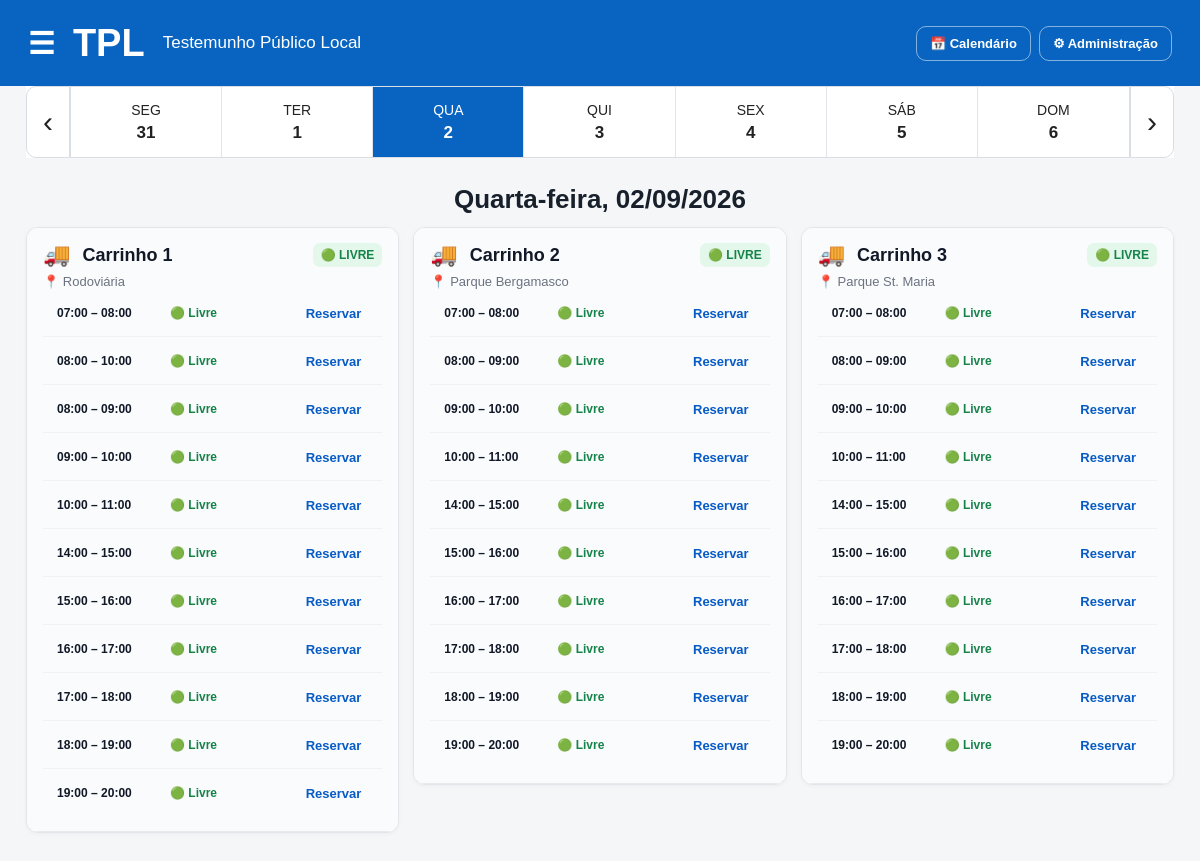
/?data=2026-09-02, run on the app's committed database.
### app/models.py (models this page shows)
class Carrinho(db.Model):
    id = db.Column(
        db.Integer,
        primary_key=True
    )
    nome = db.Column(
        db.String(50),
        nullable=False
    )
    ativo = db.Column(
        db.Boolean,
        default=True
    )

class Local(db.Model):
    id = db.Column(
        db.Integer,
        primary_key=True
    )
    nome = db.Column(
        db.String(100),
        nullable=False
    )
    ativo = db.Column(
        db.Boolean,
        default=True
    )

class Programacao(db.Model):
    id = db.Column(
        db.Integer,
        primary_key=True
    )
    data = db.Column(
        db.Date,
        nullable=False
    )
    hora_inicio = db.Column(
        db.Time,
        nullable=False
    )
    hora_fim = db.Column(
        db.Time,
        nullable=False
    )
    carrinho_id = db.Column(
        db.Integer,
        db.ForeignKey("carrinho.id"),
        nullable=False
    )
    local_id = db.Column(
        db.Integer,
        db.ForeignKey("local.id"),
        nullable=False
    )
    quantidade_maxima = db.Column(
        db.Integer,
        default=3
    )
    carrinho = db.relationship(
        "Carrinho"
    )
    local = db.relationship(
        "Local"
    )

### app/routes.py (the view)
@routes.route("/")
def agenda():
    data_parametro = request.args.get("data")
    if data_parametro:
        data_selecionada = date.fromisoformat(
            data_parametro
        )
    else:
        data_selecionada = date.today()
    garantir_programacao_do_dia(data_selecionada)
    segunda = data_selecionada - timedelta(
        days=data_selecionada.weekday()
    )
    nomes_dias = [
        "SEG",
        "TER",
        "QUA",
        "QUI",
        "SEX",
        "SÁB",
        "DOM"
    ]
    dias_semana = []
    for i in range(7):
        dia = segunda + timedelta(days=i)
        dias_semana.append({
            "data": dia,
            "nome": nomes_dias[i]
        })
    programacoes = Programacao.query.filter_by(
        data=data_selecionada
    ).order_by(
        Programacao.carrinho_id,
        Programacao.hora_inicio
    ).all()
    carrinhos = {}
    for programacao in programacoes:
        numero = programacao.carrinho_id
        if numero not in carrinhos:
            carrinhos[numero] = {
                "carrinho": programacao.carrinho,
                "local": programacao.local,
                "horarios": []
            }
    for numero, item in carrinhos.items():
        programacoes_carrinho = [
            p for p in programacoes
            if p.carrinho_id == numero
        ]
        for programacao in programacoes_carrinho:
            reservas = Reserva.query.filter(
                Reserva.ativo == True,
                Reserva.carrinho_id == programacao.carrinho_id,
                Reserva.hora_inicio < programacao.hora_fim,
                Reserva.hora_fim > programacao.hora_inicio,
                db.or_(
                    Reserva.data_inicio == programacao.data,
                    db.and_(
                        Reserva.tipo == "FIXA",
                        Reserva.dia_semana == programacao.data.weekday(),
                        Reserva.data_inicio <= programacao.data
                    )
                )
            ).all()
            nomes = []
            for reserva in reservas:
                nomes.extend(
                    pessoas_da_reserva(reserva)
                )
            total = len(nomes)
            vagas = max(
                programacao.quantidade_maxima
                - total,
                0
            )
            programacoes_mesmo_horario = Programacao.query.filter(
                Programacao.data
                == programacao.data,
                Programacao.hora_inicio
                < programacao.hora_fim,
                Programacao.hora_fim
                > programacao.hora_inicio
            ).all()
            carrinhos_disponiveis = 0
            for outra in programacoes_mesmo_horario:
                reservas_outra = Reserva.query.filter(
                    Reserva.data_inicio
                    == outra.data,
                    Reserva.carrinho_id
                    == outra.carrinho_id,
                    Reserva.ativo
                    == True,
                    Reserva.hora_inicio
                    < outra.hora_fim,
                    Reserva.hora_fim
                    > outra.hora_inicio
                ).all()
                total_outra = 0
                for reserva in reservas_outra:
                    total_outra += 1
                    total_outra += len(
                        reserva.participantes
                    )
                if total_outra < outra.quantidade_maxima:
                    carrinhos_disponiveis += 1
            item["horarios"].append({
                "programacao": programacao,
                "nomes": nomes,
                "total": total,
                "vagas": vagas,
                "reservas": reservas,
                "reserva": (
                    reservas[0]
                    if reservas
                    else None
                ),
                "carrinhos_disponiveis":
                    carrinhos_disponiveis
            })
    carrinhos_lista = list(
        carrinhos.values()
    )
    reservas_calendario = Reserva.query.filter(
        Reserva.ativo == True
    ).all()
    dados_calendario = []
    for reserva in reservas_calendario:
        dados_calendario.append({
            "id": reserva.id,
            "tipo": reserva.tipo,
            "data_inicio": reserva.data_inicio.isoformat(),
            "dia_semana": reserva.dia_semana,
            "hora_inicio": reserva.hora_inicio.strftime("%H:%M"),
            "hora_fim": reserva.hora_fim.strftime("%H:%M"),
            "carrinho": reserva.carrinho.nome,
            "local": reserva.local.nome,
            "responsavel": reserva.nome_principal,
            "participantes": [
                participante.nome
                for participante in reserva.participantes
            ]
        })
    return render_template(
        "agenda.html",
        carrinhos=carrinhos_lista,
        dias_semana=dias_semana,
        data_selecionada=data_selecionada,
        segunda=segunda,
        timedelta=timedelta,
        reservas_calendario=dados_calendario
    )

### app/routes.py (called while the page is built, shortened)
def garantir_programacao_do_dia(data):
    dia_semana = data.weekday()
    programacoes_semanais = (
        ProgramacaoSemanal.query
        .filter_by(dia_semana=dia_semana)
        .order_by(
            ProgramacaoSemanal.carrinho_id,
            ProgramacaoSemanal.hora_inicio
        )
        .all()
    )
    criadas = 0
    for semanal in programacoes_semanais:
        existe = Programacao.query.filter_by(
            data=data,
            hora_inicio=semanal.hora_inicio,
            hora_fim=semanal.hora_fim,
            carrinho_id=semanal.carrinho_id
        ).first()
        if existe:
            continue
    if criadas:
        db.session.commit()

### app/templates/agenda.html (shortened to what this page needs)
<!DOCTYPE html>
<html lang="pt-BR">
<head>
    <link rel="stylesheet"
          href="{{ url_for('static', filename='css/style.css') }}">
</head>
<body>
<div class="app">
    <header class="topo-novo">
        <div class="topo-esquerda">
            <button
                class="menu-botao"
                type="button"
            >
                ☰
            </button>
            <div class="logo-tpl">
                TPL
            </div>
            <div class="subtitulo-tpl">
                Testemunho Público Local
            </div>
        </div>
<div class="botoes-topo">
    <button
        type="button"
        class="btn-calendario-topo"
        onclick="abrirCalendarioInicial()"
    >
        📅 Calendário
    </button>
    <a
        href="{{ url_for('routes.admin') }}"
        class="btn-admin"
    >
        ⚙ Administração
    </a>
</div>
    </header>
    <section class="dias-com-setas">
        <a
            class="seta-dia"
            href="{{ url_for(
                'routes.agenda',
                data=(segunda - timedelta(days=1)).isoformat()
            ) }}"
        >
            ‹
        </a>
        <div class="dias-novo">
            {% for dia in dias_semana %}
                <a
                    href="{{ url_for(
                        'routes.agenda',
                        data=dia.data.isoformat()
                    ) }}"
                    class="
                        dia-novo
                        {% if dia.data == data_selecionada %}
                            dia-ativo
                        {% endif %}
                    "
                >
                    <span>
                        {{ dia.nome }}
                    </span>
                    <strong>
                        {{ dia.data.day }}
                    </strong>
                </a>
            {% endfor %}
        </div>
        <a
            class="seta-dia"
            href="{{ url_for(
                'routes.agenda',
                data=(segunda + timedelta(days=7)).isoformat()
            ) }}"
        >
            ›
        </a>
    </section>
    <main class="conteudo-novo">
        <div class="titulo-dia-novo">
            <h2>
                {% set nomes_completos = {
                    0: "Segunda-feira",
                    1: "Terça-feira",
                    2: "Quarta-feira",
                    3: "Quinta-feira",
                    4: "Sexta-feira",
                    5: "Sábado",
                    6: "Domingo"
                } %}
                {{ nomes_completos[data_selecionada.weekday()] }},
                {{ data_selecionada.strftime('%d/%m/%Y') }}
            </h2>
        </div>
        {% if carrinhos %}
        <div class="grid-carrinhos">
            {% for item in carrinhos %}
            <section class="card-carrinho-novo">
                <div class="cabecalho-card">
                    {% set uso_atual = namespace(uso=None) %}
                    {% for horario_cabecalho in item.horarios %}
                        {% if horario_cabecalho.reserva %}
                            {% for uso in horario_cabecalho.reserva.uso_carrinho %}
                                {% if uso.checkout_em is none %}
                                    {% set uso_atual.uso = uso %}
                                {% endif %}
                            {% endfor %}
                        {% endif %}
                    {% endfor %}
<div class="linha-topo-carrinho">
    <div class="titulo-carrinho">
        <span class="icone-carrinho">
            🚚
        </span>
        <h3>
            {{ item.carrinho.nome }}
        </h3>
    </div>
    {% set uso_atual = namespace(uso=None) %}
    {% for horario_cabecalho in item.horarios %}
        {% if horario_cabecalho.reserva %}
            {% for uso in horario_cabecalho.reserva.uso_carrinho %}
                {% if uso.checkout_em is none %}
                    {% set uso_atual.uso = uso %}
                {% endif %}
            {% endfor %}
        {% endif %}
    {% endfor %}
    <div class="acoes-carrinho">
        {% if uso_atual.uso %}
            <span class="status-carrinho status-uso">
                🔵 EM USO
            </span>
            <form
                method="POST"
                action="{{ url_for(
                    'routes.checkout',
                    reserva_id=uso_atual.uso.reserva_id
                ) }}"
            >
                <button
                    type="submit"
                    class="botao-checkout"
                >
                    CHECK-OUT
                </button>
            </form>
        {% else %}
            <span class="status-carrinho status-livre">
                🟢 LIVRE
            </span>
        {% endif %}
    </div>
</div>
<div class="local-carrinho">
    📍 {{ item.local.nome }}
</div>
                <div class="lista-horarios-novo">
                    {% for horario in item.horarios %}
                    <div class="linha-horario-novo">
                        <div class="hora-nova">
                            {{ horario.programacao.hora_inicio.strftime('%H:%M') }}
                            –
                            {{ horario.programacao.hora_fim.strftime('%H:%M') }}
                        </div>
                        <div class="situacao-nova">
                            {% if horario.total >= horario.programacao.quantidade_maxima %}
                                <span class="ocupado-novo lotado">
                                    🔴 Lotado
                                </span>
                            {% elif horario.total > 0 %}
                                <span class="ocupado-novo reservado">
                                    🟡 Reservado
                                </span>
                            {% else %}
                                <span class="livre-novo">
                                    🟢 Livre
                                </span>
                            {% endif %}
                        </div>
                        <div class="acao-nova">
                            {% if horario.reserva %}
                                <!--
                                Aqui NÃO mostramos novamente
                                "Reservado".
                                O status já aparece na coluna
                                de situação.
                                -->
                                <form
                                    method="POST"
                                    action="{{ url_for(
                                        'routes.excluir_reserva',
                                        reserva_id=horario.reserva.id
                                    ) }}"
                                    onsubmit="return confirm(
                                        'Deseja realmente excluir esta reserva?'
                                    );"
                                >
                                    <button
                                        type="submit"
                                        class="botao-excluir"
                                    >
                                        Excluir
                                    </button>
                                </form>
                            {% else %}
                                <a
                                    class="botao-reservar-horario"
                                    href="{{ url_for(
                                        'routes.participar',
                                        programacao_id=horario.programacao.id
                                    ) }}"
                                >
                                    Reservar
                                </a>
                            {% endif %}
                        </div>
                    </div>
                    {% endfor %}
                </div>
            </section>
            {% endfor %}
        </div>
        {% endif %}
    </main>
</div>
</body>
</html>

### app/templates/agenda.html (style rules this page uses)
.botoes-topo { display: flex; align-items: center; gap: 8px; }
.btn-calendario-topo, .btn-admin { border: 1px solid rgba(255,255,255,0.5); border-radius: 10px; padding: 9px 13px; background: transparent; color: white; font-size: 13px; font-weight: bold; text-decoration: none; cursor: pointer; }

### data on the page
Carrinho: carrinho.nome "Carrinho 1"
Local: local.nome "Rodoviária"
Programacao: programacao.hora_inicio "07:00", programacao.hora_fim "08:00"
Programacao: programacao.hora_inicio "08:00", programacao.hora_fim "10:00"
Programacao: programacao.hora_inicio "08:00", programacao.hora_fim "09:00"
Programacao: programacao.hora_inicio "09:00", programacao.hora_fim "10:00"
Programacao: programacao.hora_inicio "10:00", programacao.hora_fim "11:00"
Programacao: programacao.hora_inicio "14:00", programacao.hora_fim "15:00"
Programacao: programacao.hora_inicio "15:00", programacao.hora_fim "16:00"
Programacao: programacao.hora_inicio "16:00", programacao.hora_fim "17:00"
Programacao: programacao.hora_inicio "17:00", programacao.hora_fim "18:00"
Programacao: programacao.hora_inicio "18:00", programacao.hora_fim "19:00"
Programacao: programacao.hora_inicio "19:00", programacao.hora_fim "20:00"
Carrinho: carrinho.nome "Carrinho 2"
Local: local.nome "Parque Bergamasco"
Programacao: programacao.hora_inicio "07:00", programacao.hora_fim "08:00"
Programacao: programacao.hora_inicio "08:00", programacao.hora_fim "09:00"
Programacao: programacao.hora_inicio "09:00", programacao.hora_fim "10:00"
Programacao: programacao.hora_inicio "10:00", programacao.hora_fim "11:00"
Programacao: programacao.hora_inicio "14:00", programacao.hora_fim "15:00"
Programacao: programacao.hora_inicio "15:00", programacao.hora_fim "16:00"
Programacao: programacao.hora_inicio "16:00", programacao.hora_fim "17:00"
Programacao: programacao.hora_inicio "17:00", programacao.hora_fim "18:00"
Programacao: programacao.hora_inicio "18:00", programacao.hora_fim "19:00"
Programacao: programacao.hora_inicio "19:00", programacao.hora_fim "20:00"
Carrinho: carrinho.nome "Carrinho 3"
Local: local.nome "Parque St. Maria"
Programacao: programacao.hora_inicio "07:00", programacao.hora_fim "08:00"
Programacao: programacao.hora_inicio "08:00", programacao.hora_fim "09:00"
Programacao: programacao.hora_inicio "09:00", programacao.hora_fim "10:00"
Programacao: programacao.hora_inicio "10:00", programacao.hora_fim "11:00"
Programacao: programacao.hora_inicio "14:00", programacao.hora_fim "15:00"
Programacao: programacao.hora_inicio "15:00", programacao.hora_fim "16:00"
Programacao: programacao.hora_inicio "16:00", programacao.hora_fim "17:00"
Programacao: programacao.hora_inicio "17:00", programacao.hora_fim "18:00"
Programacao: programacao.hora_inicio "18:00", programacao.hora_fim "19:00"
Programacao: programacao.hora_inicio "19:00", programacao.hora_fim "20:00"

### other printed values
{{ dia.nome }} "SEG" "TER" "QUA" "QUI" "SEX" "SÁB" "DOM"
{{ dia.data.day }} "31" "1" "2" "3" "4" "5" "6"
{{ nomes_completos[data_selecionada.weekday()] }} "Quarta-feira"
{{ data_selecionada.strftime('%d/%m/%Y') }} "02/09/2026"
